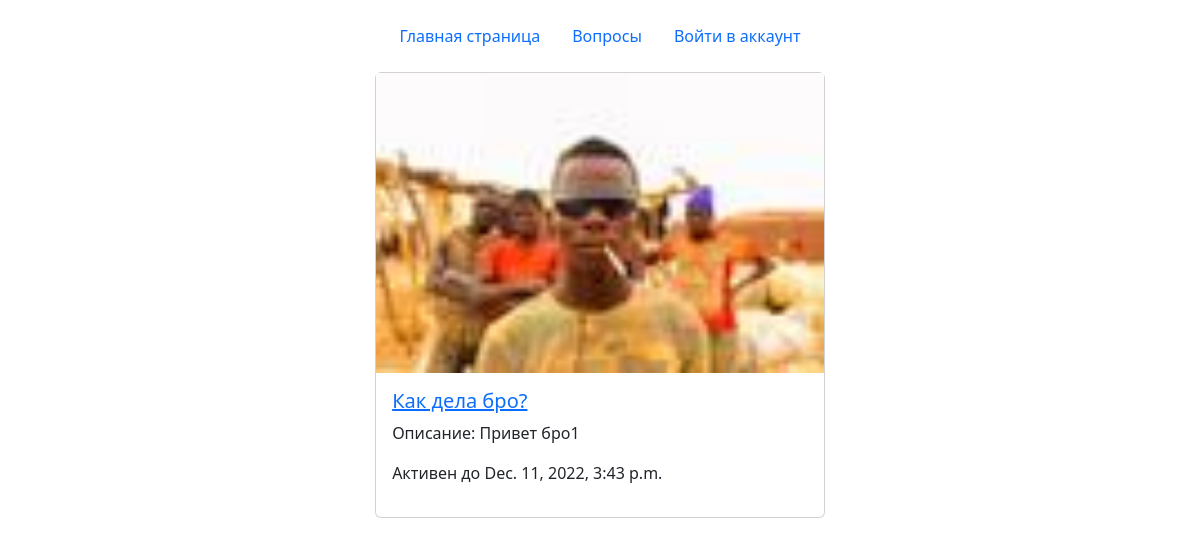
The app's page /index/ with its own data.
### polls/models.py (models this page shows, shortened)
class Question(models.Model):
    question_text = models.CharField(max_length=200)
    pub_date = models.DateTimeField('Date published')
    life_time = models.DateTimeField(default=datetime.now() + timedelta(days=1),
                                    verbose_name='Время жизни',
                                    null=False)
    votes = models.IntegerField(default=0)
    img = models.ImageField(null=True, default='default.jpg', upload_to="images/question")
    description = models.TextField(max_length=600, null=True)
    description2 = models.TextField(max_length=600, null=True)

### polls/views.py (the view)
# urls.py: path('index/', IndexView.as_view(), name='index'),
class IndexView(generic.ListView):
    template_name = 'polls/index.html'
    context_object_name = 'latest_question_list'
    def get_queryset(self):
        return Question.objects.all()

### polls/templates/polls/index.html (shortened to what this page needs)
{% extends "base.html" %}
{% block content %}
{% if latest_question_list %}
<div class="d-flex justify-content-center align-items-center">
    {% for question in latest_question_list %}
    {% if question.pub_date < question.life_time %}
    <div class="card mb-5">
        <img src="{{ question.img.url }}" alt="..." height="300px">
        <div class="card-body">
            <h5 class="card-title"><a href="{% url 'detail' question.id %}">{{question.question_text}}</a></h5>
            <p class="card-text">Описание: {{ question.description }}</p>
            <p> Активен до {{ question.life_time }} </p>
        </div>
    </div>
    {% endif %}
    {% endfor %}
    {% else %}
    <p>
        Нет вопросов!
    </p>
</div>
{% endif %}
{% endblock %}

### records on screen
Question: img (placeholder picture), question_text "Как дела бро?", description "Привет бро1", life_time "Dec. 11, 2022, 3:43 p.m."
